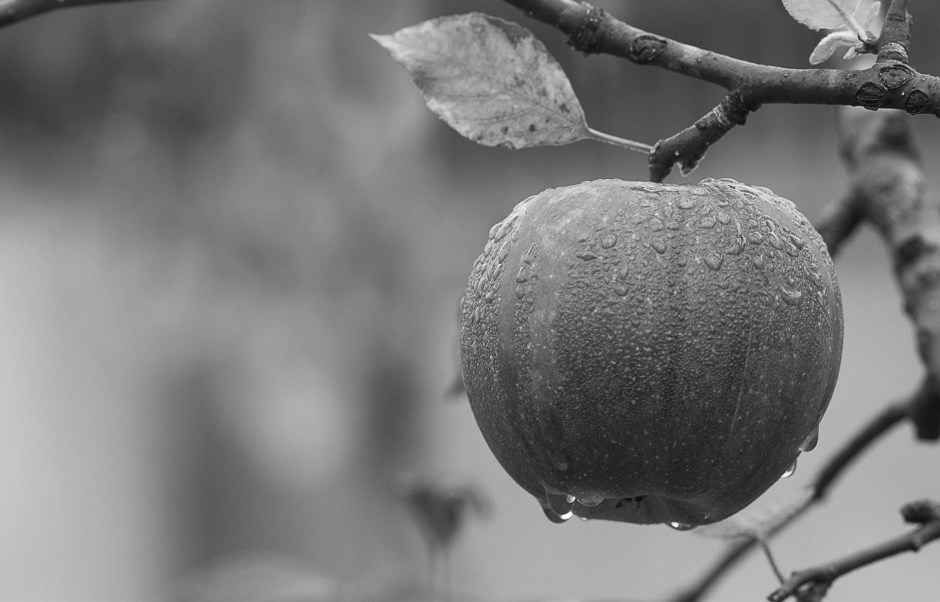
%> input picture Ground truth image for multiresolution bilateral filtering.jpg, 1880 x 1204 px (shown at 1/2 size)
$ octave final_code_of_multiresolution_bilateral_filtering_for_image_denoising.m   (GNU Octave 9; MATLAB toolbox functions it lacks are replaced by stand-ins)
%> lines starting %> are read from the running program, lines starting %| are printed output that depends on the picture
% Step 1: Load the input image
input_image = imread("C:\Users\Let`s engineer\Downloads\Digital Image Processing\Ground truth image for multiresolution bilateral filtering.jpg");  % Replace with the actual path to your grayscale image.
%> input_image is the input picture: size 1204x1880 uint8; min 0, max 255, mean 121.2

    % Display the input image
figure;
subplot(1,3,1);
imshow(input_image);
title('Input Image');
axis off;

% Step 2: Add noise to the input image (you can change the type and parameters of noise)
noise_type = 'gaussian';
mean = 0;
variance = 1000;
sigma = sqrt(variance);
noise = normrnd(mean, sigma, size(input_image));
noised_input = double(input_image) + noise;
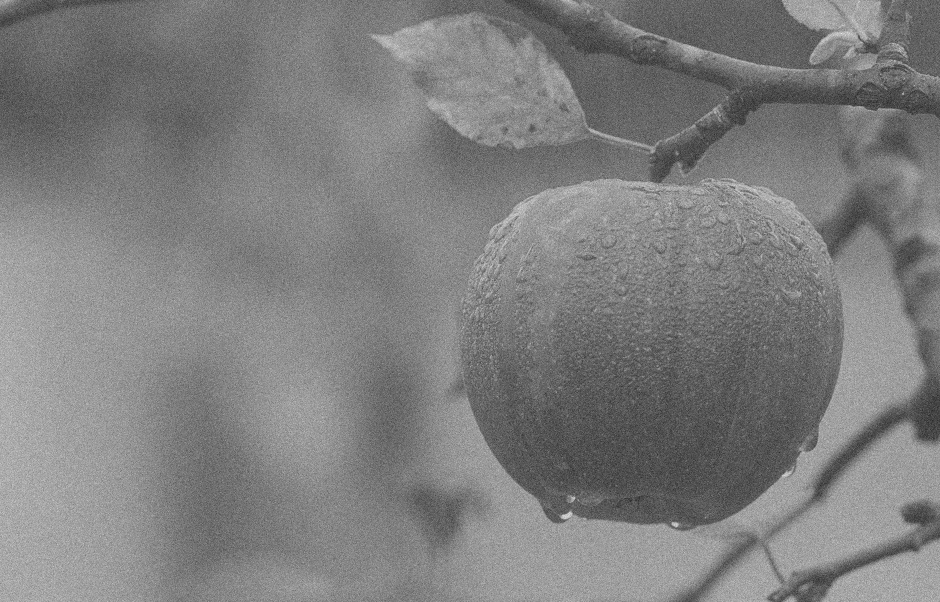
%> noised_input: size 1204x1880 double (shown at 1/2 size); min -98.11, max 342.7, mean 121.2; drawn with min black and max white
% Normalize the noisy input image to [0, 1]


    % Display the noised input image
subplot(1,3,2);
imshow(uint8(noised_input));
title('Noised Input Image');
axis off;

% Step 3: Perform wavelet decomposition
[cA_o, cH_o, cV_o, cD_o] = dwt2(noised_input, 'haar');
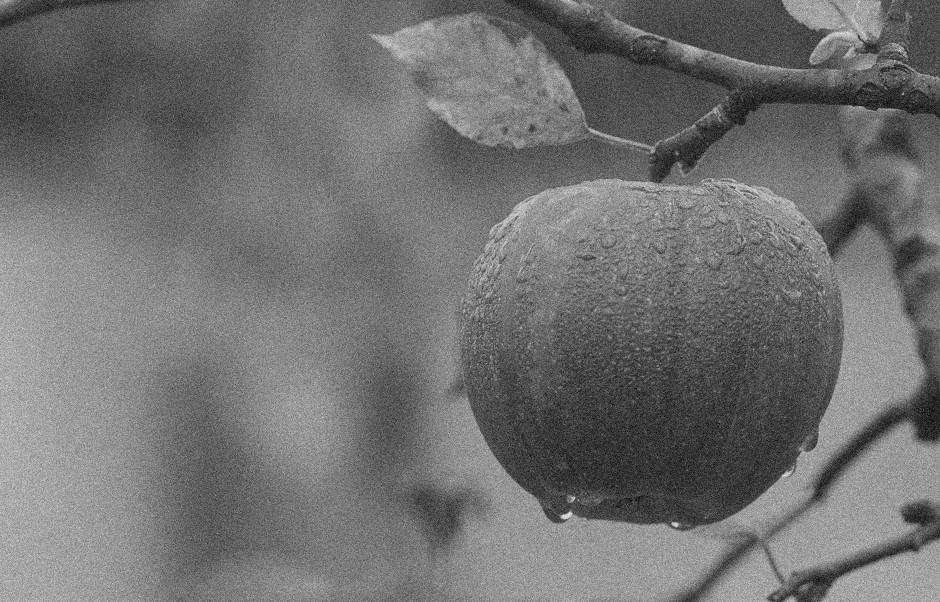
%> cA_o: size 602x940 double; min -61.1, max 619.3, mean 242.4; drawn with min black and max white
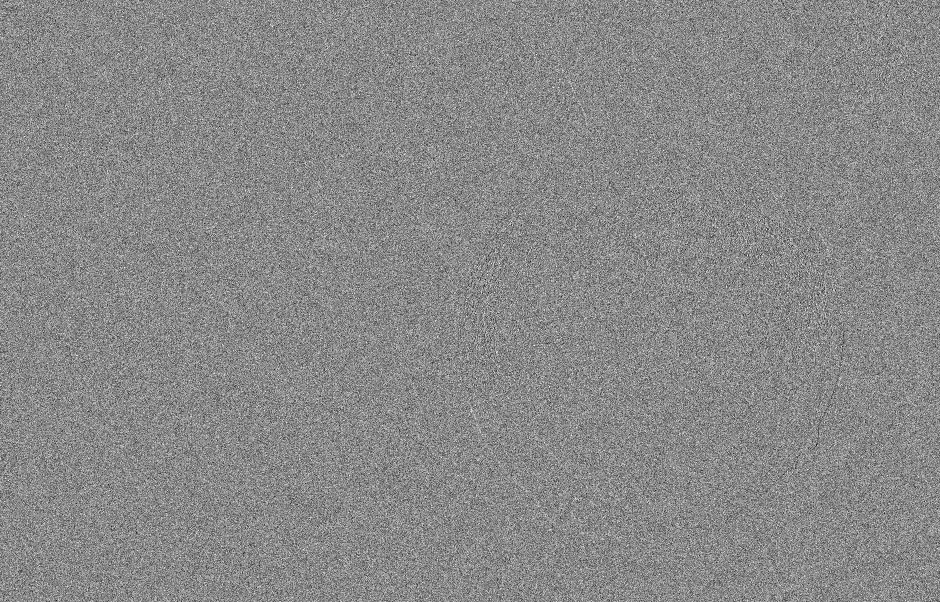
%> cV_o: size 602x940 double; min -165.1, max 141.6, mean 0; drawn with min black and max white
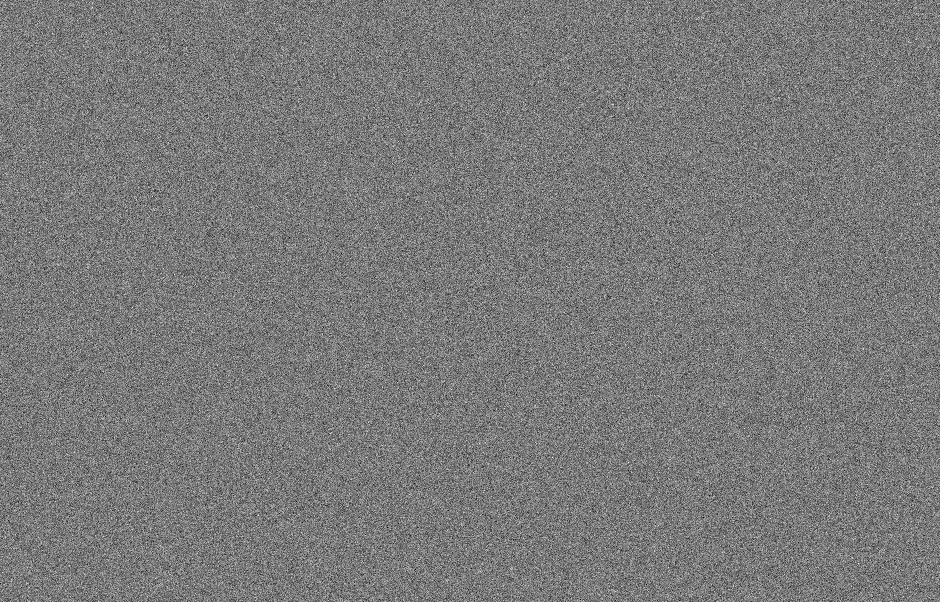
%> cD_o: size 602x940 double; min -138.9, max 151.7, mean 0.1; drawn with min black and max white

    % Now, to get the second level of coefficients for cA, cH, cV, and cD
[cA_2nd, cH_2nd, cV_2nd, cD_2nd] = dwt2(cA_o, 'haar'); % cA_2nd, cH_2nd, cV_2nd, and cD_2nd now represent the second-level coefficients
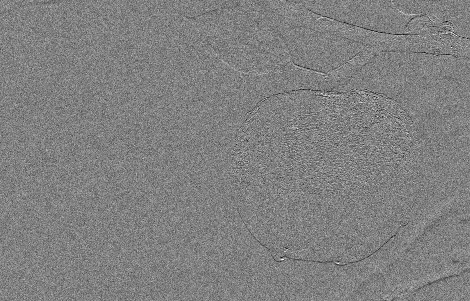
%> cH_2nd: size 301x470 double; min -256.5, max 251.1, mean -0.2; drawn with min black and max white
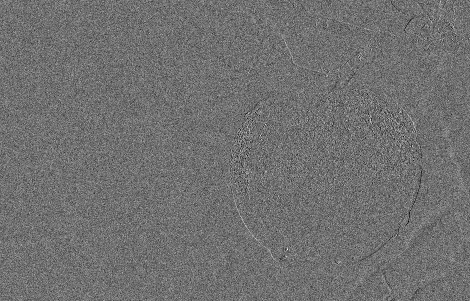
%> cV_2nd: size 301x470 double; min -217.3, max 274.3, mean 0.2; drawn with min black and max white
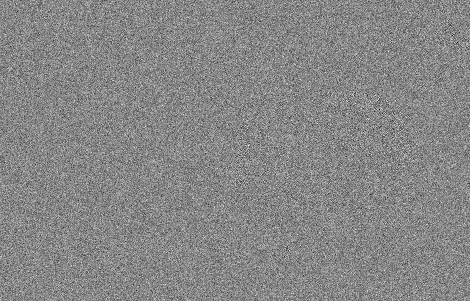
%> cD_2nd: size 301x470 double; min -182.5, max 161.9, mean 0; drawn with min black and max white


% Step 4: Apply bilateral filtering to the approximation subband of level 2.

approximation_filtered_level2 = imbilatfilt(cA_2nd, 100 ,1.5);

% Step 5: Apply wavelet thresholding to the detail subbands

% Step 1: Load the input image
input_image = imread("C:\Users\Let`s engineer\Downloads\Digital Image Processing\Ground truth image for multiresolution bilateral filtering.jpg");  % Replace with the actual path to your grayscale image.

% Step 2: Add noise to the input image (you can change the type and parameters of noise)
noise_type = 'gaussian';
mean = 0;
variance = 500;
sigma = sqrt(variance);
noise = normrnd(mean, sigma, size(input_image));
noised_input = uint8(double(input_image) + noise);
%> noised_input: size 1204x1880 uint8
%> (the run ends here)
